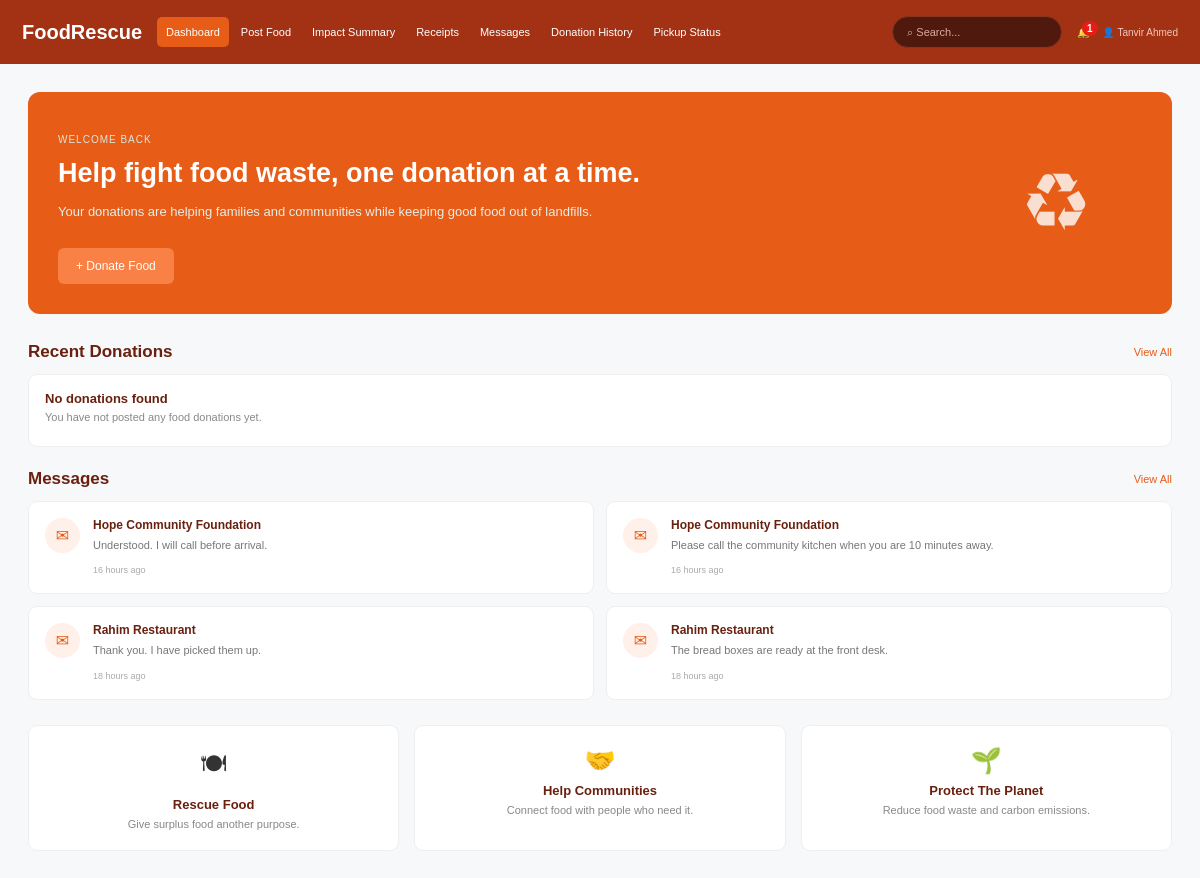
The page /donor/dashboard.php (signed in) on the database its author committed.
### tables this page shows
CREATE TABLE users (
  user_id INT AUTO_INCREMENT PRIMARY KEY,
  full_name VARCHAR(150) NOT NULL,
  email VARCHAR(150) NOT NULL UNIQUE,
  password_hash VARCHAR(255) NOT NULL,
  phone VARCHAR(30) NOT NULL,
  role ENUM('Donor', 'Charity', 'Volunteer', 'Admin') NOT NULL,
  organization_type ENUM('Restaurant', 'Bakery', 'Supermarket', 'Foundation', 'Charity NGO', 'Individual', 'Other') DEFAULT 'Individual',
  reg_nid_number VARCHAR(50) DEFAULT NULL,
  nid_image_path VARCHAR(255) DEFAULT NULL,
  address TEXT NOT NULL,
  account_status ENUM('Pending', 'Active', 'Disabled', 'Verified', 'Rejected') NOT NULL DEFAULT 'Pending',
  created_at TIMESTAMP DEFAULT CURRENT_TIMESTAMP,
  updated_at TIMESTAMP DEFAULT CURRENT_TIMESTAMP ON UPDATE CURRENT_TIMESTAMP,
  INDEX idx_users_role (role),
  INDEX idx_users_status (account_status)
);

CREATE TABLE messages (
  message_id INT AUTO_INCREMENT PRIMARY KEY,
  sender_id INT NOT NULL,
  receiver_id INT NOT NULL,
  delivery_id INT DEFAULT NULL,
  message_text TEXT NOT NULL,
  is_read TINYINT(1) NOT NULL DEFAULT 0,
  sent_at TIMESTAMP DEFAULT CURRENT_TIMESTAMP,
  CONSTRAINT fk_messages_sender FOREIGN KEY (sender_id) REFERENCES users (user_id) ON DELETE RESTRICT ON UPDATE CASCADE,
  CONSTRAINT fk_messages_receiver FOREIGN KEY (receiver_id) REFERENCES users (user_id) ON DELETE RESTRICT ON UPDATE CASCADE,
  CONSTRAINT fk_messages_delivery FOREIGN KEY (delivery_id) REFERENCES pickup_deliveries (delivery_id) ON DELETE SET NULL ON UPDATE CASCADE,
  INDEX idx_messages_conversation (sender_id, receiver_id),
  INDEX idx_messages_read (is_read)
);

### donor/dashboard.php (the view, shortened to what this page needs)
<?php
include "db.php";
$user_id = $_SESSION['user_id'];
$user_sql = "
    SELECT
        user_id,
        full_name,
        email,
        role
    FROM users
    WHERE user_id = ?
    LIMIT 1
";
$user_stmt = mysqli_prepare($conn, $user_sql);
mysqli_stmt_bind_param(
    $user_stmt,
    "i",
    $user_id
);
mysqli_stmt_execute($user_stmt);
$user_result = mysqli_stmt_get_result($user_stmt);
$user = mysqli_fetch_assoc($user_result);
$donor_notif_res = mysqli_query($conn, "SELECT title, message, created_at FROM broadcasts WHERE status = 'Sent' AND audience IN ('All Users', 'Donors Only') ORDER BY created_at DESC LIMIT 5");
$donor_notifications = $donor_notif_res ? mysqli_fetch_all($donor_notif_res, MYSQLI_ASSOC) : [];
$search = "";
if ($search != "") {
    $donation_sql = "
        SELECT
            fd.donation_id,
            fd.food_name,
            fd.quantity,
            fd.quantity_unit,
            fd.expiry_date,
            fd.pickup_date,
            fd.preferred_time,
            fd.status,
            fc.category_name
        FROM food_donations fd
        INNER JOIN food_categories fc
            ON fd.category_id = fc.category_id
        WHERE fd.donor_id = ?
        AND (
            fd.food_name LIKE ?
            OR fc.category_name LIKE ?
            OR fd.status LIKE ?
        )
        ORDER BY fd.created_at DESC
        LIMIT 10
    ";
    $donation_stmt = mysqli_prepare(
        $conn,
        $donation_sql
    );
    $search_value = "%" . $search . "%";
    mysqli_stmt_bind_param(
        $donation_stmt,
        "isss",
        $user_id,
        $search_value,
        $search_value,
        $search_value
    );
} else {
    $donation_sql = "
        SELECT
            fd.donation_id,
            fd.food_name,
            fd.quantity,
            fd.quantity_unit,
            fd.expiry_date,
            fd.pickup_date,
            fd.preferred_time,
            fd.status,
            fc.category_name
        FROM food_donations fd
        INNER JOIN food_categories fc
            ON fd.category_id = fc.category_id
        WHERE fd.donor_id = ?
        ORDER BY fd.created_at DESC
        LIMIT 10
    ";
    $donation_stmt = mysqli_prepare(
        $conn,
        $donation_sql
    );
    mysqli_stmt_bind_param(
        $donation_stmt,
        "i",
        $user_id
    );
}
mysqli_stmt_execute($donation_stmt);
$donation_result = mysqli_stmt_get_result(
    $donation_stmt
);
$message_sql = "
    SELECT
        m.message_id,
        m.sender_id,
        m.receiver_id,
        m.message_text,
        m.is_read,
        m.sent_at,
        sender.full_name AS sender_name,
        receiver.full_name AS receiver_name
    FROM messages m
    INNER JOIN users sender
        ON m.sender_id = sender.user_id
    INNER JOIN users receiver
        ON m.receiver_id = receiver.user_id
    WHERE m.sender_id = ?
       OR m.receiver_id = ?
    ORDER BY m.sent_at DESC
    LIMIT 4
";
$message_stmt = mysqli_prepare(
    $conn,
    $message_sql
);
mysqli_stmt_bind_param(
    $message_stmt,
    "ii",
    $user_id,
    $user_id
);
mysqli_stmt_execute($message_stmt);
$message_result = mysqli_stmt_get_result(
    $message_stmt
);
function getTimeText($date_time)
{
    $time = strtotime($date_time);
    $difference = time() - $time;
    if ($difference < 86400) {
        $hours = floor($difference / 3600);
        return $hours . " hour" .
            ($hours != 1 ? "s" : "") .
            " ago";
    }
    return date("M d", $time);
}
?>
<!DOCTYPE html>
<html>
<head>
    <link
        rel="stylesheet"
        href="dashboard.css"
    >
</head>
<body>
<header>
    <div class="logo">
        FoodRescue
    </div>
    <nav>
        <a
            href="dashboard.php"
            class="active"
        >
            Dashboard
        </a>
        <a href="post.php">
            Post Food
        </a>
        <a href="impact_summary.php">
            Impact Summary
        </a>
        <a href="mulreceipt.php">
            Receipts
        </a>
        <a href="message.php">
            Messages
        </a>
        <a href="history.php">
            Donation History
        </a>
        <a href="multracking.php">
            Pickup Status
        </a>
    </nav>
    <form
        class="search"
        method="GET"
        action="dashboard.php"
    >
        <input
            type="text"
            name="search"
            value="<?php echo htmlspecialchars($search); ?>"
            placeholder="⌕ Search..."
        >
    </form>
    <div class="user">
        <div style="position: relative; display: inline-block; margin-right: 10px;">
            <span id="donor-notif-bell" style="cursor: pointer; position: relative;" onclick="toggleDonorNotif()">
                🔔
                <?php if (count($donor_notifications) > 0) { ?>
                    <span style="position: absolute; top: -6px; right: -8px; background: #e71c16; color: white; border-radius: 50%; padding: 2px 5px; font-size: 10px; font-weight: bold;"><?php echo count($donor_notifications); ?></span>
                <?php } ?>
            </span>
        </div>
        👤
        <?php
        echo htmlspecialchars($user['full_name']);
        ?>
    </div>
</header>
<main>
    <div class="welcome">
        <div>
            <p class="small">
                WELCOME BACK
            </p>
            <h1>
                Help fight food waste, one donation at a time.
            </h1>
            <p>
                Your donations are helping families and communities
                while keeping good food out of landfills.
            </p>
            <a
                href="post.php"
                class="donate-btn"
            >
                + Donate Food
            </a>
        </div>
        <div class="welcome-icon">
            ♻
        </div>
    </div>
    <div class="section-title">
        <h2>
            Recent Donations
        </h2>
        <a href="history.php">
            View All
        </a>
    </div>
    <div class="donation-grid">
        <?php
        if (mysqli_num_rows($donation_result) > 0) {
            while ($donation = mysqli_fetch_assoc($donation_result)) {
                $status_class = getStatusClass(
                    $donation['status']
                );
                $pickup_text = getPickupDateText(
                    $donation['pickup_date']
                );
        ?>
                <div class="donation-card">
                    <div class="food-info">
                        <h3>
                            <?php
                            echo htmlspecialchars(
                                $donation['food_name']
                            );
                            ?>
                        </h3>
                        <p>
                            <?php
                            echo htmlspecialchars(
                                $donation['quantity']
                            );
                            ?>
                            <?php
                            echo htmlspecialchars(
                                $donation['quantity_unit']
                            );
                            ?>
                            •
                            <?php
                            echo htmlspecialchars(
                                $donation['category_name']
                            );
                            ?>
                        </p>
                        <span
                            class="<?php echo $status_class; ?>"
                        >
                            <?php
                            echo htmlspecialchars(
                                $donation['status']
                            );
                            ?>
                        </span>
                    </div>
                    <div class="card-right">
                        <strong>
                            <?php
                            echo htmlspecialchars(
                                $pickup_text
                            );
                            ?>
                        </strong>
                        <?php
                        if (
                            $donation['status'] == "Available"
                        ) {
                        ?>
                            <a
                                href="pickup.php?donation_id=<?php echo $donation['donation_id']; ?>"
                            >
                                Schedule Pickup
                            </a>
                        <?php
                        } elseif (
                            $donation['status'] == "Completed"
                        ) {
                        ?>
                            <a
                                href="mulreceipt.php?donation_id=<?php echo $donation['donation_id']; ?>"
                            >
                                View Receipt
                            </a>
                        <?php
                        } else {
                        ?>
                            <a
                                href="donation_details.php?id=<?php echo $donation['donation_id']; ?>"
                            >
                                View Details
                            </a>
                        <?php
                        }
                        ?>
                    </div>
                </div>
        <?php
            }
        } else {
        ?>
            <div class="donation-card">
                <div class="food-info">
                    <h3>
                        No donations found
                    </h3>
                    <p>
                        <?php
                        if ($search != "") {
                            echo "No donation matched your search.";
                        } else {
                            echo "You have not posted any food donations yet.";
                        }
                        ?>
                    </p>
                </div>
            </div>
        <?php
        }
        ?>
    </div>
    <section class="section-title">
        <h2>
            Messages
        </h2>
        <a href="message.php">
            View All
        </a>
    </section>
    <div class="message-grid">
        <?php
        if (mysqli_num_rows($message_result) > 0) {
            while ($message = mysqli_fetch_assoc($message_result)) {
                if (
                    $message['sender_id'] == $user_id
                ) {
                    $person_name =
                        $message['receiver_name'];
                } else {
                    $person_name =
                        $message['sender_name'];
                }
        ?>
                <div class="message-card">
                    <div class="message-icon">
                        ✉
                    </div>
                    <div>
                        <h3>
                            <?php
                            echo htmlspecialchars(
                                $person_name
                            );
                            ?>
                        </h3>
                        <p>
                            <?php
                            echo htmlspecialchars(
                                $message['message_text']
                            );
                            ?>
                        </p>
                        <span>
                            <?php
                            echo htmlspecialchars(
                                getTimeText(
                                    $message['sent_at']
                                )
                            );
                            ?>
                        </span>
                    </div>
                </div>
        <?php
            }
        }
        ?>
    </div>
    <section class="features">
        <div>
            <div class="feature-icon">
                🍽
            </div>
            <h3>
                Rescue Food
            </h3>
            <p>
                Give surplus food another purpose.
            </p>
        </div>
        <div>
            <div class="feature-icon">
                🤝
            </div>
            <h3>
                Help Communities
            </h3>
            <p>
                Connect food with people who need it.
            </p>
        </div>
        <div>
            <div class="feature-icon">
                🌱
            </div>
            <h3>
                Protect The Planet
            </h3>
            <p>
                Reduce food waste and carbon emissions.
            </p>
        </div>
    </section>
</main>
</body>
</html>

### rows shown on the page
users: full_name "Tanvir Ahmed"
messages: receiver.full_name "Hope Community Foundation", message_text "Understood. I will call before arrival.", sent_at "16 hours ago"
messages: sender.full_name "Hope Community Foundation", message_text "Please call the community kitchen when you are 10 minutes away.", sent_at "16 hours ago"
messages: receiver.full_name "Rahim Restaurant", message_text "Thank you. I have picked them up.", sent_at "18 hours ago"
messages: sender.full_name "Rahim Restaurant", message_text "The bread boxes are ready at the front desk.", sent_at "18 hours ago"

### other values the page prints
count($donor_notifications) "1"
